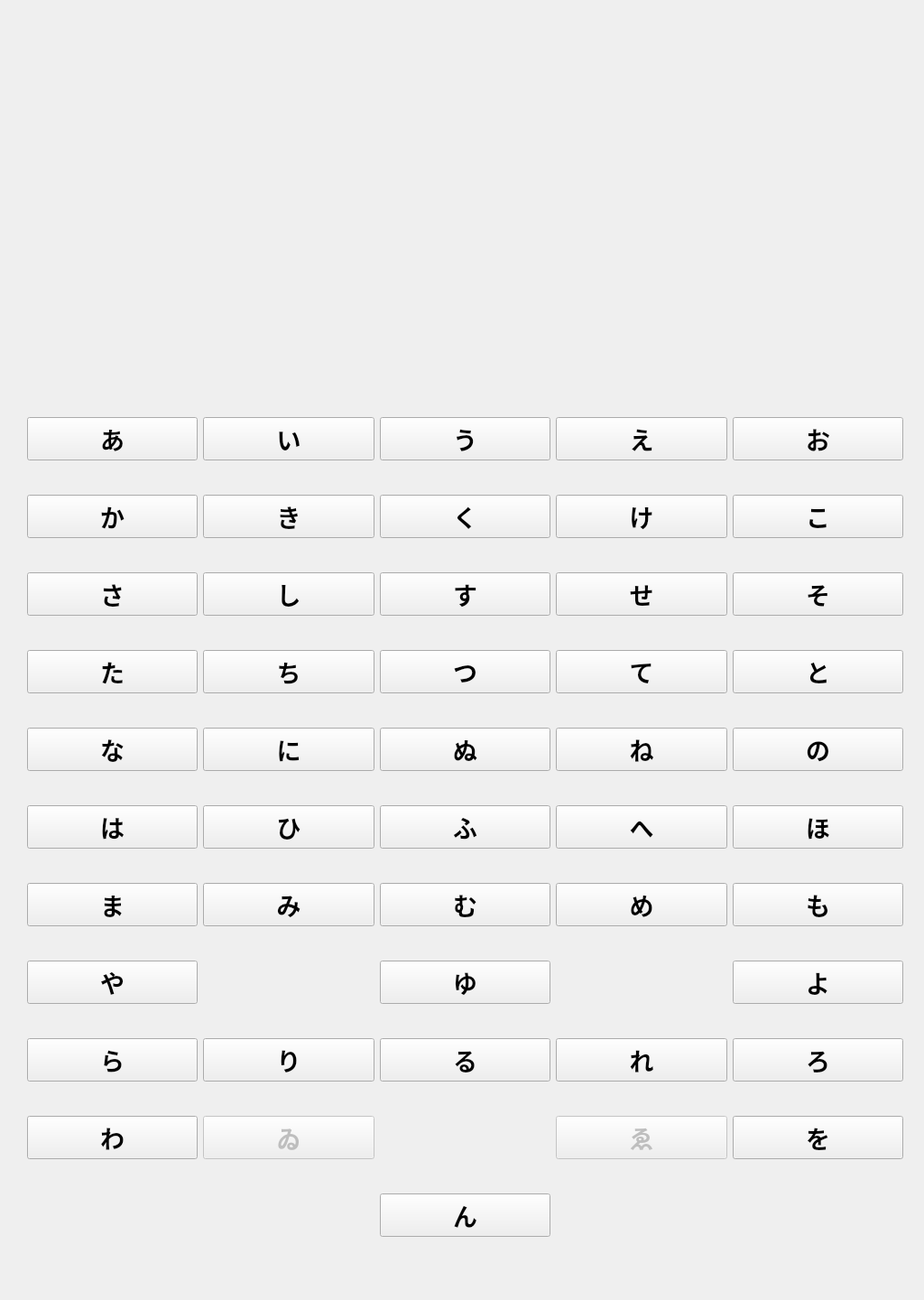
<?xml version="1.0" encoding="UTF-8"?>
<ui version="4.0">
 <class>Form</class>
 <widget class="QWidget" name="Form">
  <property name="geometry">
   <rect>
    <x>0</x>
    <y>0</y>
    <width>1024</width>
    <height>1440</height>
   </rect>
  </property>
  <property name="minimumSize">
   <size>
    <width>1024</width>
    <height>1440</height>
   </size>
  </property>
  <property name="maximumSize">
   <size>
    <width>1024</width>
    <height>1440</height>
   </size>
  </property>
  <property name="windowTitle">
   <string>Gojuuon - Learn Japanese Pronounciation</string>
  </property>
  <widget class="QWidget" name="gridLayoutWidget">
   <property name="geometry">
    <rect>
     <x>30</x>
     <y>430</y>
     <width>971</width>
     <height>981</height>
    </rect>
   </property>
   <property name="font">
    <font>
     <weight>75</weight>
     <bold>true</bold>
    </font>
   </property>
   <layout class="QGridLayout" name="gridLayout">
    <item row="0" column="0">
     <widget class="QPushButton" name="a_button">
      <property name="font">
       <font>
        <pointsize>20</pointsize>
        <weight>75</weight>
        <bold>true</bold>
       </font>
      </property>
      <property name="text">
       <string>あ</string>
      </property>
     </widget>
    </item>
    <item row="0" column="1">
     <widget class="QPushButton" name="i_button">
      <property name="font">
       <font>
        <pointsize>20</pointsize>
        <weight>75</weight>
        <bold>true</bold>
       </font>
      </property>
      <property name="text">
       <string>い</string>
      </property>
     </widget>
    </item>
    <item row="0" column="2">
     <widget class="QPushButton" name="uButton">
      <property name="font">
       <font>
        <pointsize>20</pointsize>
        <weight>75</weight>
        <bold>true</bold>
       </font>
      </property>
      <property name="text">
       <string>う</string>
      </property>
     </widget>
    </item>
    <item row="0" column="3">
     <widget class="QPushButton" name="e_button">
      <property name="font">
       <font>
        <pointsize>20</pointsize>
        <weight>75</weight>
        <bold>true</bold>
       </font>
      </property>
      <property name="text">
       <string>え</string>
      </property>
     </widget>
    </item>
    <item row="0" column="4">
     <widget class="QPushButton" name="o_button">
      <property name="font">
       <font>
        <pointsize>20</pointsize>
        <weight>75</weight>
        <bold>true</bold>
       </font>
      </property>
      <property name="text">
       <string>お</string>
      </property>
     </widget>
    </item>
    <item row="1" column="1">
     <widget class="QPushButton" name="ki_button">
      <property name="font">
       <font>
        <pointsize>20</pointsize>
        <weight>75</weight>
        <bold>true</bold>
       </font>
      </property>
      <property name="text">
       <string>き</string>
      </property>
     </widget>
    </item>
    <item row="2" column="1">
     <widget class="QPushButton" name="shi_button">
      <property name="font">
       <font>
        <pointsize>20</pointsize>
        <weight>75</weight>
        <bold>true</bold>
       </font>
      </property>
      <property name="text">
       <string>し</string>
      </property>
     </widget>
    </item>
    <item row="3" column="1">
     <widget class="QPushButton" name="chi_button">
      <property name="font">
       <font>
        <pointsize>20</pointsize>
        <weight>75</weight>
        <bold>true</bold>
       </font>
      </property>
      <property name="text">
       <string>ち</string>
      </property>
     </widget>
    </item>
    <item row="4" column="1">
     <widget class="QPushButton" name="ni_button">
      <property name="font">
       <font>
        <pointsize>20</pointsize>
        <weight>75</weight>
        <bold>true</bold>
       </font>
      </property>
      <property name="text">
       <string>に</string>
      </property>
     </widget>
    </item>
    <item row="5" column="1">
     <widget class="QPushButton" name="hi_button">
      <property name="font">
       <font>
        <pointsize>20</pointsize>
        <weight>75</weight>
        <bold>true</bold>
       </font>
      </property>
      <property name="text">
       <string>ひ</string>
      </property>
     </widget>
    </item>
    <item row="6" column="1">
     <widget class="QPushButton" name="mi_button">
      <property name="font">
       <font>
        <pointsize>20</pointsize>
        <weight>75</weight>
        <bold>true</bold>
       </font>
      </property>
      <property name="text">
       <string>み</string>
      </property>
     </widget>
    </item>
    <item row="8" column="1">
     <widget class="QPushButton" name="ri_button">
      <property name="font">
       <font>
        <pointsize>20</pointsize>
        <weight>75</weight>
        <bold>true</bold>
       </font>
      </property>
      <property name="text">
       <string>り</string>
      </property>
     </widget>
    </item>
    <item row="1" column="2">
     <widget class="QPushButton" name="ku_button">
      <property name="font">
       <font>
        <pointsize>20</pointsize>
        <weight>75</weight>
        <bold>true</bold>
       </font>
      </property>
      <property name="text">
       <string>く</string>
      </property>
     </widget>
    </item>
    <item row="2" column="2">
     <widget class="QPushButton" name="su_button">
      <property name="font">
       <font>
        <pointsize>20</pointsize>
        <weight>75</weight>
        <bold>true</bold>
       </font>
      </property>
      <property name="text">
       <string>す</string>
      </property>
     </widget>
    </item>
    <item row="3" column="2">
     <widget class="QPushButton" name="tsu_button">
      <property name="font">
       <font>
        <pointsize>20</pointsize>
        <weight>75</weight>
        <bold>true</bold>
       </font>
      </property>
      <property name="text">
       <string>つ</string>
      </property>
     </widget>
    </item>
    <item row="4" column="2">
     <widget class="QPushButton" name="nu_button">
      <property name="font">
       <font>
        <pointsize>20</pointsize>
        <weight>75</weight>
        <bold>true</bold>
       </font>
      </property>
      <property name="text">
       <string>ぬ</string>
      </property>
     </widget>
    </item>
    <item row="5" column="2">
     <widget class="QPushButton" name="fu_button">
      <property name="font">
       <font>
        <pointsize>20</pointsize>
        <weight>75</weight>
        <bold>true</bold>
       </font>
      </property>
      <property name="text">
       <string>ふ</string>
      </property>
     </widget>
    </item>
    <item row="6" column="2">
     <widget class="QPushButton" name="mu_button">
      <property name="font">
       <font>
        <pointsize>20</pointsize>
        <weight>75</weight>
        <bold>true</bold>
       </font>
      </property>
      <property name="text">
       <string>む</string>
      </property>
     </widget>
    </item>
    <item row="7" column="2">
     <widget class="QPushButton" name="yu_button">
      <property name="font">
       <font>
        <pointsize>20</pointsize>
        <weight>75</weight>
        <bold>true</bold>
       </font>
      </property>
      <property name="text">
       <string>ゆ</string>
      </property>
     </widget>
    </item>
    <item row="7" column="4">
     <widget class="QPushButton" name="yo_button">
      <property name="font">
       <font>
        <pointsize>20</pointsize>
        <weight>75</weight>
        <bold>true</bold>
       </font>
      </property>
      <property name="text">
       <string>よ</string>
      </property>
     </widget>
    </item>
    <item row="1" column="3">
     <widget class="QPushButton" name="ke_button">
      <property name="font">
       <font>
        <pointsize>20</pointsize>
        <weight>75</weight>
        <bold>true</bold>
       </font>
      </property>
      <property name="text">
       <string>け</string>
      </property>
     </widget>
    </item>
    <item row="2" column="3">
     <widget class="QPushButton" name="se_button">
      <property name="font">
       <font>
        <pointsize>20</pointsize>
        <weight>75</weight>
        <bold>true</bold>
       </font>
      </property>
      <property name="text">
       <string>せ</string>
      </property>
     </widget>
    </item>
    <item row="1" column="4">
     <widget class="QPushButton" name="ko_button">
      <property name="font">
       <font>
        <pointsize>20</pointsize>
        <weight>75</weight>
        <bold>true</bold>
       </font>
      </property>
      <property name="text">
       <string>こ</string>
      </property>
     </widget>
    </item>
    <item row="2" column="4">
     <widget class="QPushButton" name="so_button">
      <property name="font">
       <font>
        <pointsize>20</pointsize>
        <weight>75</weight>
        <bold>true</bold>
       </font>
      </property>
      <property name="text">
       <string>そ</string>
      </property>
     </widget>
    </item>
    <item row="3" column="3">
     <widget class="QPushButton" name="te_button">
      <property name="font">
       <font>
        <pointsize>20</pointsize>
        <weight>75</weight>
        <bold>true</bold>
       </font>
      </property>
      <property name="text">
       <string>て</string>
      </property>
     </widget>
    </item>
    <item row="3" column="4">
     <widget class="QPushButton" name="to_button">
      <property name="font">
       <font>
        <pointsize>20</pointsize>
        <weight>75</weight>
        <bold>true</bold>
       </font>
      </property>
      <property name="text">
       <string>と</string>
      </property>
     </widget>
    </item>
    <item row="4" column="3">
     <widget class="QPushButton" name="ne_button">
      <property name="font">
       <font>
        <pointsize>20</pointsize>
        <weight>75</weight>
        <bold>true</bold>
       </font>
      </property>
      <property name="text">
       <string>ね</string>
      </property>
     </widget>
    </item>
    <item row="9" column="4">
     <widget class="QPushButton" name="wo_button">
      <property name="font">
       <font>
        <pointsize>20</pointsize>
        <weight>75</weight>
        <bold>true</bold>
       </font>
      </property>
      <property name="text">
       <string>を</string>
      </property>
     </widget>
    </item>
    <item row="9" column="0">
     <widget class="QPushButton" name="wa_button">
      <property name="font">
       <font>
        <pointsize>20</pointsize>
        <weight>75</weight>
        <bold>true</bold>
       </font>
      </property>
      <property name="text">
       <string>わ</string>
      </property>
     </widget>
    </item>
    <item row="8" column="2">
     <widget class="QPushButton" name="ru_button">
      <property name="font">
       <font>
        <pointsize>20</pointsize>
        <weight>75</weight>
        <bold>true</bold>
       </font>
      </property>
      <property name="text">
       <string>る</string>
      </property>
     </widget>
    </item>
    <item row="8" column="3">
     <widget class="QPushButton" name="re_button">
      <property name="font">
       <font>
        <pointsize>20</pointsize>
        <weight>75</weight>
        <bold>true</bold>
       </font>
      </property>
      <property name="text">
       <string>れ</string>
      </property>
     </widget>
    </item>
    <item row="7" column="0">
     <widget class="QPushButton" name="ya_button">
      <property name="font">
       <font>
        <pointsize>20</pointsize>
        <weight>75</weight>
        <bold>true</bold>
       </font>
      </property>
      <property name="text">
       <string>や</string>
      </property>
     </widget>
    </item>
    <item row="8" column="0">
     <widget class="QPushButton" name="ra_button">
      <property name="font">
       <font>
        <pointsize>20</pointsize>
        <weight>75</weight>
        <bold>true</bold>
       </font>
      </property>
      <property name="text">
       <string>ら</string>
      </property>
     </widget>
    </item>
    <item row="6" column="3">
     <widget class="QPushButton" name="me_button">
      <property name="font">
       <font>
        <pointsize>20</pointsize>
        <weight>75</weight>
        <bold>true</bold>
       </font>
      </property>
      <property name="text">
       <string>め</string>
      </property>
     </widget>
    </item>
    <item row="8" column="4">
     <widget class="QPushButton" name="ro_button">
      <property name="font">
       <font>
        <pointsize>20</pointsize>
        <weight>75</weight>
        <bold>true</bold>
       </font>
      </property>
      <property name="text">
       <string>ろ</string>
      </property>
     </widget>
    </item>
    <item row="1" column="0">
     <widget class="QPushButton" name="ka_button">
      <property name="font">
       <font>
        <pointsize>20</pointsize>
        <weight>75</weight>
        <bold>true</bold>
       </font>
      </property>
      <property name="text">
       <string>か</string>
      </property>
     </widget>
    </item>
    <item row="2" column="0">
     <widget class="QPushButton" name="sa_button">
      <property name="font">
       <font>
        <pointsize>20</pointsize>
        <weight>75</weight>
        <bold>true</bold>
       </font>
      </property>
      <property name="text">
       <string>さ</string>
      </property>
     </widget>
    </item>
    <item row="3" column="0">
     <widget class="QPushButton" name="ta_button">
      <property name="font">
       <font>
        <pointsize>20</pointsize>
        <weight>75</weight>
        <bold>true</bold>
       </font>
      </property>
      <property name="text">
       <string>た</string>
      </property>
     </widget>
    </item>
    <item row="4" column="0">
     <widget class="QPushButton" name="na_button">
      <property name="font">
       <font>
        <pointsize>20</pointsize>
        <weight>75</weight>
        <bold>true</bold>
       </font>
      </property>
      <property name="text">
       <string>な</string>
      </property>
     </widget>
    </item>
    <item row="5" column="0">
     <widget class="QPushButton" name="ha_button">
      <property name="font">
       <font>
        <pointsize>20</pointsize>
        <weight>75</weight>
        <bold>true</bold>
       </font>
      </property>
      <property name="text">
       <string>は</string>
      </property>
     </widget>
    </item>
    <item row="6" column="0">
     <widget class="QPushButton" name="ma_button">
      <property name="font">
       <font>
        <pointsize>20</pointsize>
        <weight>75</weight>
        <bold>true</bold>
       </font>
      </property>
      <property name="text">
       <string>ま</string>
      </property>
     </widget>
    </item>
    <item row="5" column="3">
     <widget class="QPushButton" name="he_button">
      <property name="font">
       <font>
        <pointsize>20</pointsize>
        <weight>75</weight>
        <bold>true</bold>
       </font>
      </property>
      <property name="text">
       <string>へ</string>
      </property>
     </widget>
    </item>
    <item row="4" column="4">
     <widget class="QPushButton" name="no_button">
      <property name="enabled">
       <bool>true</bool>
      </property>
      <property name="font">
       <font>
        <pointsize>20</pointsize>
        <weight>75</weight>
        <bold>true</bold>
       </font>
      </property>
      <property name="text">
       <string>の</string>
      </property>
     </widget>
    </item>
    <item row="5" column="4">
     <widget class="QPushButton" name="ho_button">
      <property name="font">
       <font>
        <pointsize>20</pointsize>
        <weight>75</weight>
        <bold>true</bold>
       </font>
      </property>
      <property name="text">
       <string>ほ</string>
      </property>
     </widget>
    </item>
    <item row="6" column="4">
     <widget class="QPushButton" name="mo_button">
      <property name="font">
       <font>
        <pointsize>20</pointsize>
        <weight>75</weight>
        <bold>true</bold>
       </font>
      </property>
      <property name="text">
       <string>も</string>
      </property>
     </widget>
    </item>
    <item row="10" column="2">
     <widget class="QPushButton" name="n_button">
      <property name="font">
       <font>
        <pointsize>20</pointsize>
        <weight>75</weight>
        <bold>true</bold>
       </font>
      </property>
      <property name="text">
       <string>ん</string>
      </property>
     </widget>
    </item>
    <item row="9" column="1">
     <widget class="QPushButton" name="wi_button">
      <property name="enabled">
       <bool>false</bool>
      </property>
      <property name="font">
       <font>
        <pointsize>20</pointsize>
        <weight>75</weight>
        <bold>true</bold>
       </font>
      </property>
      <property name="text">
       <string>ゐ</string>
      </property>
     </widget>
    </item>
    <item row="9" column="3">
     <widget class="QPushButton" name="we_button">
      <property name="enabled">
       <bool>false</bool>
      </property>
      <property name="font">
       <font>
        <pointsize>20</pointsize>
        <weight>75</weight>
        <bold>true</bold>
       </font>
      </property>
      <property name="text">
       <string>ゑ</string>
      </property>
     </widget>
    </item>
   </layout>
  </widget>
  <widget class="QLabel" name="img_banner">
   <property name="geometry">
    <rect>
     <x>0</x>
     <y>0</y>
     <width>1024</width>
     <height>394</height>
    </rect>
   </property>
   <property name="minimumSize">
    <size>
     <width>1024</width>
     <height>394</height>
    </size>
   </property>
   <property name="maximumSize">
    <size>
     <width>1024</width>
     <height>394</height>
    </size>
   </property>
   <property name="text">
    <string>&lt;html&gt;&lt;head/&gt;&lt;body&gt;&lt;p&gt;&lt;img src=&quot;:/newPrefix/gojuuon-banner-new.jpg&quot;/&gt;&lt;/p&gt;&lt;/body&gt;&lt;/html&gt;</string>
   </property>
  </widget>
 </widget>
 <resources>
  <include location="1.qrc"/>
 </resources>
 <connections/>
</ui>
